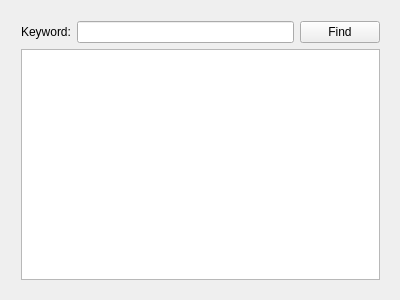
<?xml version="1.0" encoding="UTF-8"?>
<ui version="4.0">
 <class>TextFinder</class>
 <widget class="QWidget" name="TextFinder">
  <property name="geometry">
   <rect>
    <x>0</x>
    <y>0</y>
    <width>400</width>
    <height>300</height>
   </rect>
  </property>
  <property name="windowTitle">
   <string>TextFinder</string>
  </property>
  <widget class="QWidget" name="">
   <property name="geometry">
    <rect>
     <x>10</x>
     <y>10</y>
     <width>381</width>
     <height>281</height>
    </rect>
   </property>
   <layout class="QVBoxLayout" name="verticalLayout">
    <item>
     <layout class="QHBoxLayout" name="horizontalLayout">
      <item>
       <widget class="QLabel" name="label">
        <property name="text">
         <string>Keyword:</string>
        </property>
       </widget>
      </item>
      <item>
       <widget class="QLineEdit" name="lineEdit"/>
      </item>
      <item>
       <widget class="QPushButton" name="findButton">
        <property name="text">
         <string>Find</string>
        </property>
       </widget>
      </item>
     </layout>
    </item>
    <item>
     <widget class="QTextEdit" name="textEdit"/>
    </item>
   </layout>
  </widget>
 </widget>
 <layoutdefault spacing="6" margin="11"/>
 <resources/>
 <connections/>
</ui>
